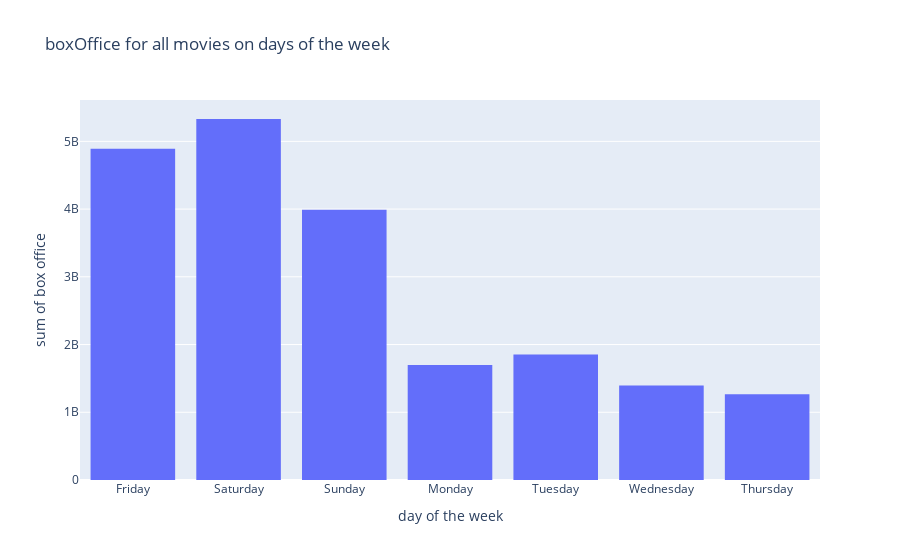

Here is the notebook cell this chart was saved with:
### Markdown cell above
It looks like there are a lot of spikes in the same areas no matter the movies.. This may be weekends:

### Code cell
fig = px.histogram(x=df_boxOffice.dow, y=df_boxOffice.daily, labels={'x':'day of the week', 'y':'box office'},
            #color=df_boxOffice.movie,
            title='boxOffice for all movies on days of the week')
fig.show()

### Figure 1 — Plotly figure (JSON) as saved in the notebook; plotly's stock layout.template omitted (floating-point values rounded to 4 significant figures; data arrays with more than 128 entries replaced by an {"elided": "..."} marker saying what was removed)
{"data": [{"alignmentgroup": "True", "bingroup": "x", "histfunc": "sum", "hovertemplate": "day of the week=%{x}<br>sum of box office=%{y}<extra></extra>", "legendgroup": "", "marker": {"color": "#636efa", "pattern": {"shape": ""}}, "name": "", "offsetgroup": "", "orientation": "v", "showlegend": false, "type": "histogram", "x": {"elided": "6905 str values"}, "xaxis": "x", "y": {"elided": "6905 int values"}, "yaxis": "y"}], "layout": {"barmode": "relative", "legend": {"tracegroupgap": 0}, "title": {"text": "boxOffice for all movies on days of the week"}, "xaxis": {"anchor": "y", "domain": [0, 1], "title": {"text": "day of the week"}}, "yaxis": {"anchor": "x", "domain": [0, 1], "title": {"text": "sum of box office"}}}}
